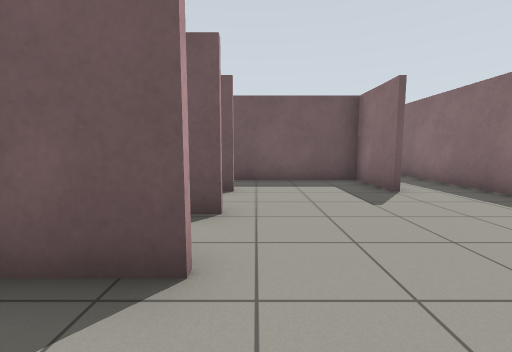
[1] (above)

13 first-person views from a walk through a Gazebo world. The camera is 0.94 m above the floor, tilts 6° down and sees 90° across. The floor is counted in squares, 1 m on a side. Each view is taken from the middle of a square. On the plan, view 1 faces up. The plan holds only what a view shows up to about 10 squares ahead; the rest is blank.

[2]
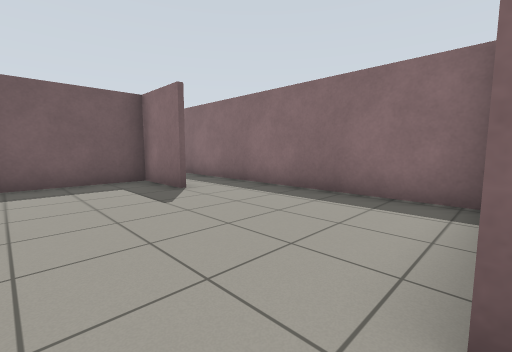

[3]
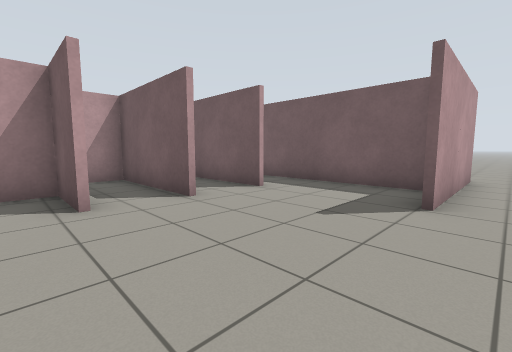

[4]
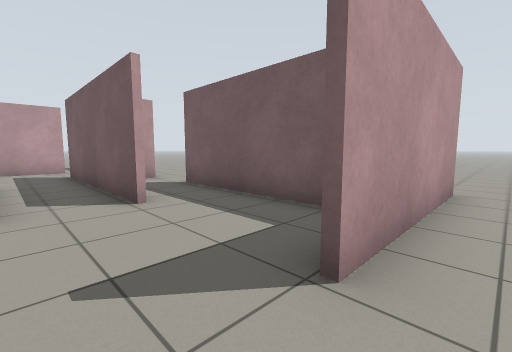

[5]
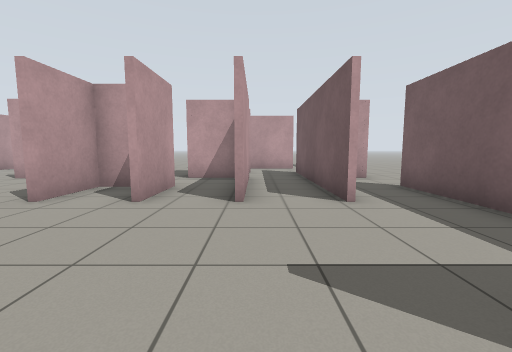

[6]
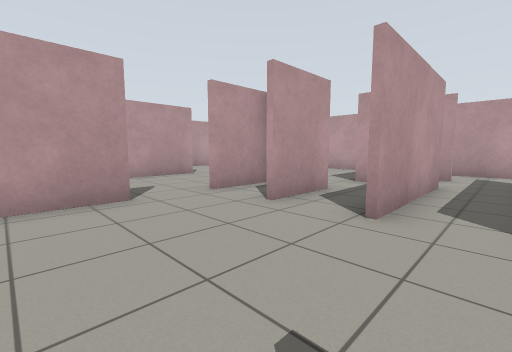

[7]
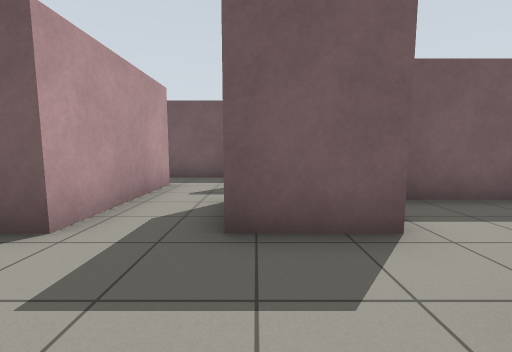

[8]
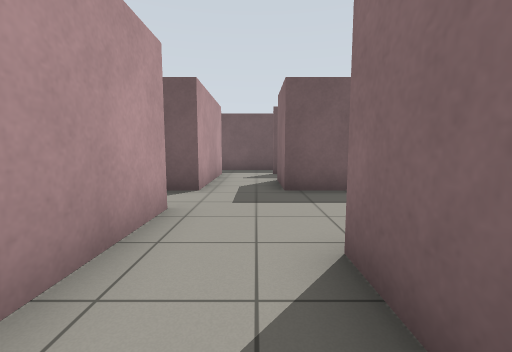

[9]
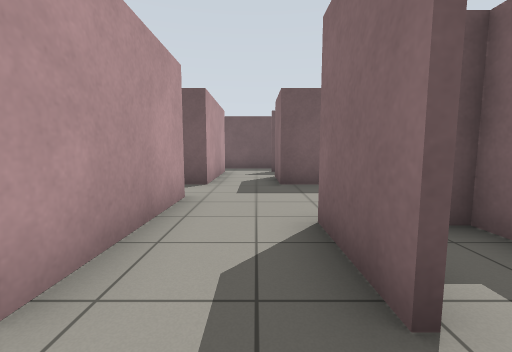

[10]
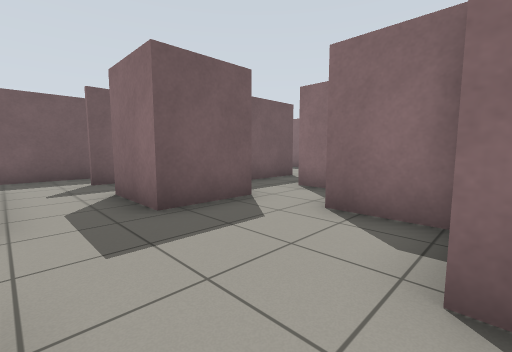

[11]
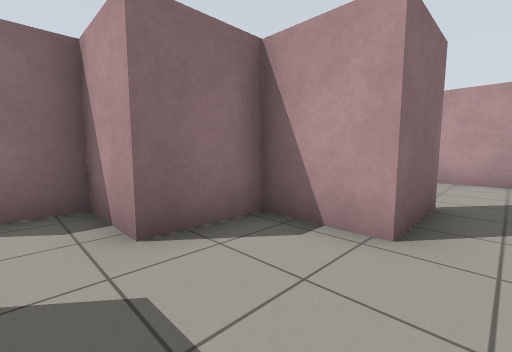

[12]
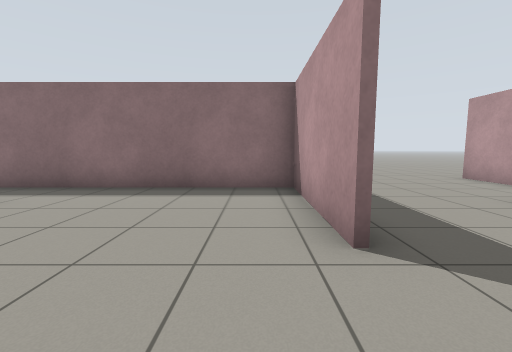

[13]
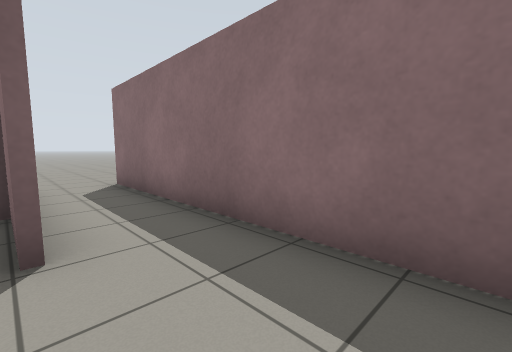

### Floor plan
Points are (right, up) in squares from view 1. A wall is a line through its corners. A room is listed if a view was taken in it or the views show most of it. See-through windows are left out.
Room 1 (views 1, 2, 3, 4, 5, 6, 12, 13)
walls: (3.1, 5.5) (3.1, 7.7) (-0.6, 7.7); (-0.4, 3.6) (-4.3, 3.6) (-4.3, 1.8); (-0.4, 1.8) (-2.3, 1.8) (-2.3, 0.1) (-0.5, 0.1); (1.2, 0.1) (5.2, 0.1) (5.2, 10.6); (-2.5, 1.9) (-0.5, 1.9); (3.2, 10.5) (3.2, 5.6)
ways out: opening at (-4, 2) to room 2; opening at (-1, 5) to room 4; opening at (-1.5, 7); opening at (0.5, 0); opening at (3, 11.5); opening at (5, 11.5)
Room 2 (views 7, 10, 11)
walls: (-8.4, 0) (-8.4, -3.7); (-4.3, 1.8) (-6.2, 1.8) (-6.2, 3.9); (-4.4, -2.5) (-4.4, 0.1) (-2.5, 0.1) (-2.5, 1.9); (-6.2, -3.9) (-6.2, -1.8) (-4.3, -1.8); (-8.4, 4.5) (-8.4, 1.8)
ways out: opening at (-4, 2) to room 1; opening at (-7.5, -2.5) to room 3; opening at (-7, 4) to room 4; opening at (-9, 1)
Room 3 (views 8, 9)
walls: (-7.1, -7.6) (-5.5, -7.6); (-4.3, -3.4) (-4.3, -3.9)
ways out: opening at (-7.5, -2.5) to room 2
Room 4 (no view inside)
walls: (-4.6, 3.8) (-0.5, 3.8); (-5.9, 7.5) (-8.9, 7.5); (-0.4, 5.6) (-6.4, 5.6); (-8.4, 5.9) (-8.4, 4.5)
ways out: opening at (-1, 5) to room 1; opening at (-7, 4) to room 2; gap at (-8, 6)

Where each view was taken, in squares from view 1:
view 1: 0 up, 0 right, facing up
view 2: 0 up, 0 right, facing up-right
view 3: 1 up, 4 right, facing up-left
view 4: 4 up, 4 right, facing up-left
view 5: 4 up, 4 right, facing left
view 6: 5 up, 3 right, facing down-left
view 7: 1 down, 6 left, facing up
view 8: 4 down, 7 left, facing up
view 9: 5 down, 7 left, facing up
view 10: 2 down, 8 left, facing up-right
view 11: 1 up, 7 left, facing down-right
view 12: 1 up, 1 left, facing right
view 13: 3 up, 3 right, facing up-right
